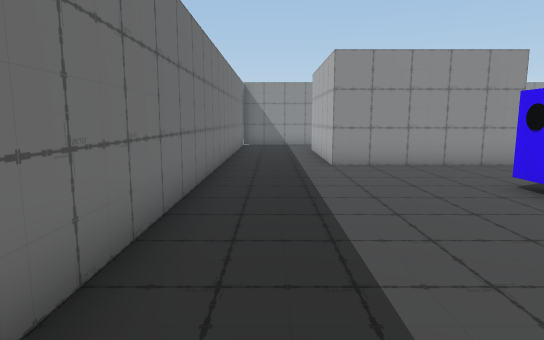
view 1 (above)

17 first-person views from a walk through a scene from a Unity 3-D project. The camera is 1.2 m above the floor, tilts 8° down and sees 75° across. The floor is counted in squares, 1 m on a side. Each view is taken from the middle of a square. On the plan, view 1 faces up. The plan holds only what a view shows up to about 14 squares ahead; the rest is blank. The place goes on beyond the plan.

view 2
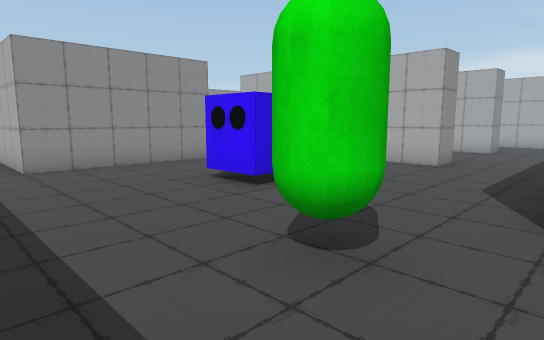

view 3
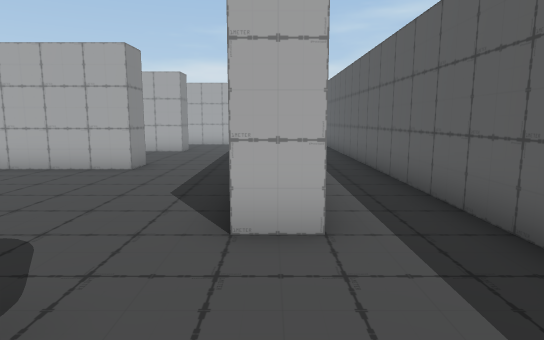

view 4
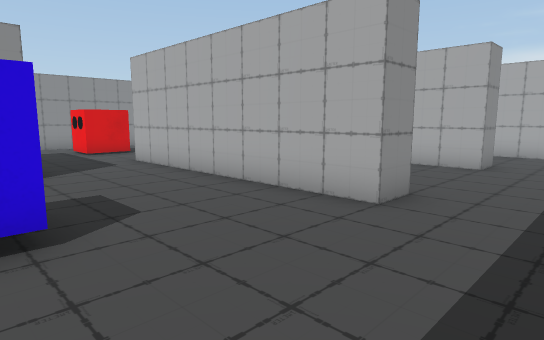

view 5
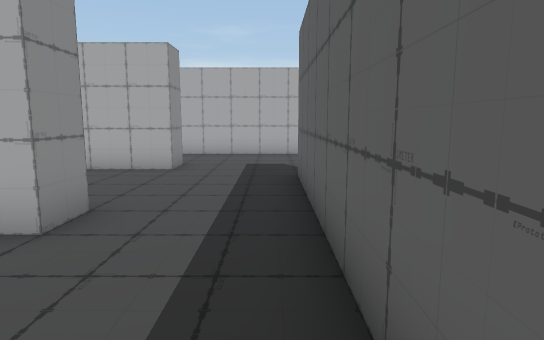

view 6
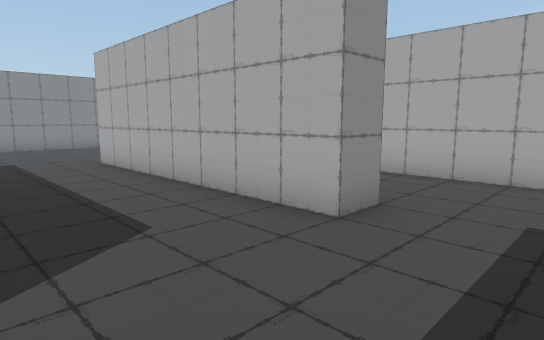

view 7
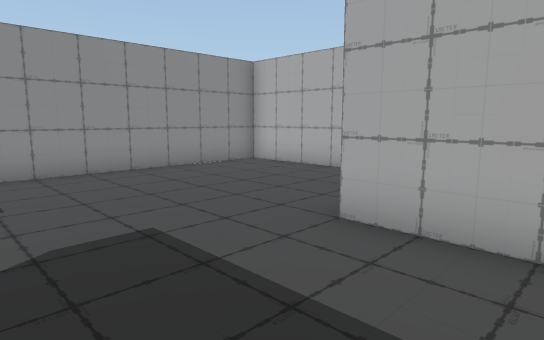

view 8
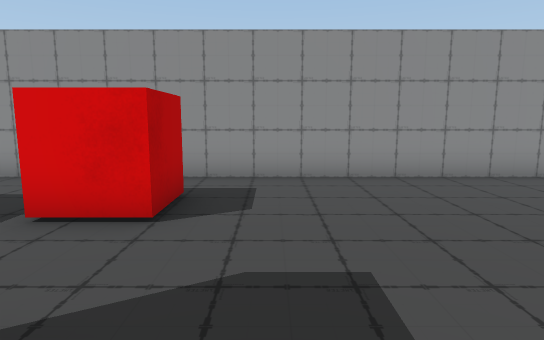

view 9
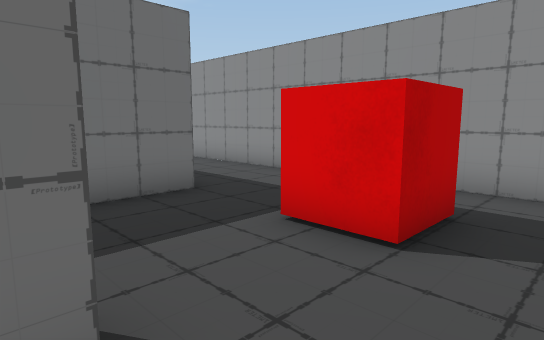

view 10
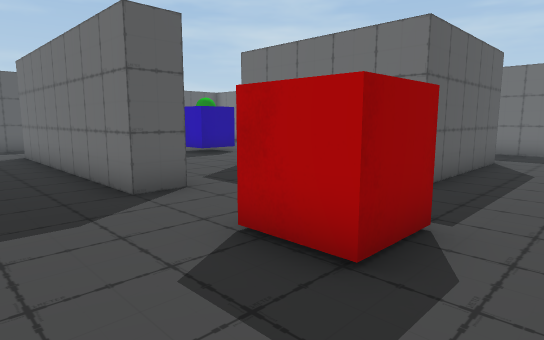

view 11
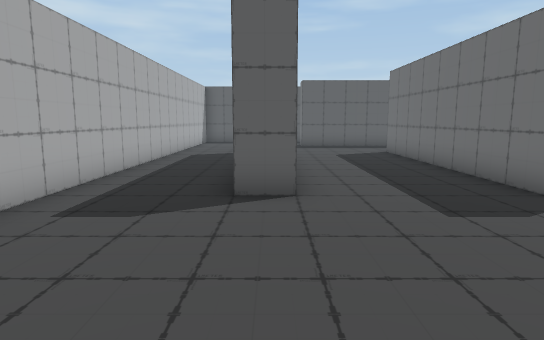

view 12
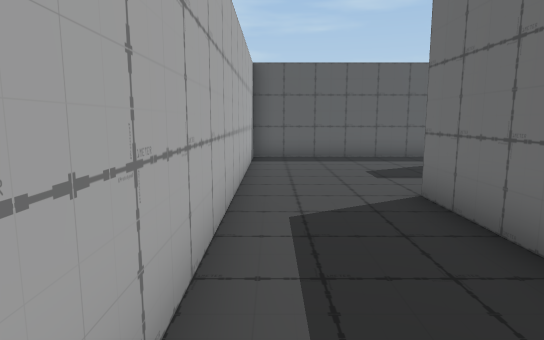

view 13
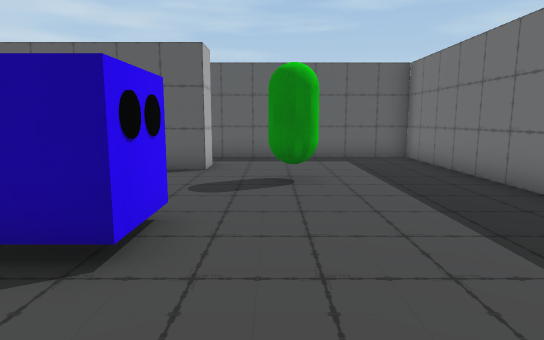

view 14
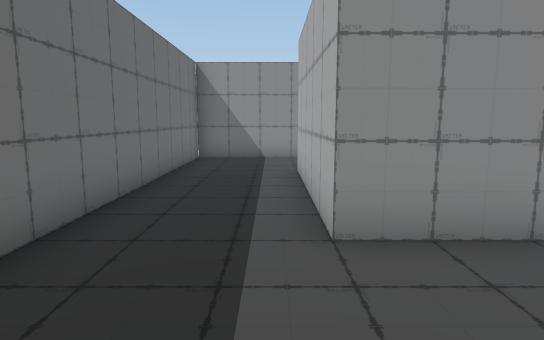

view 15
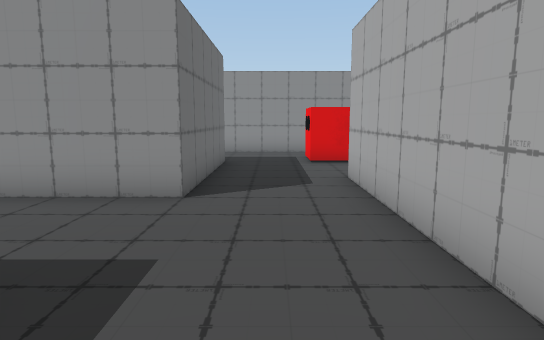

view 16
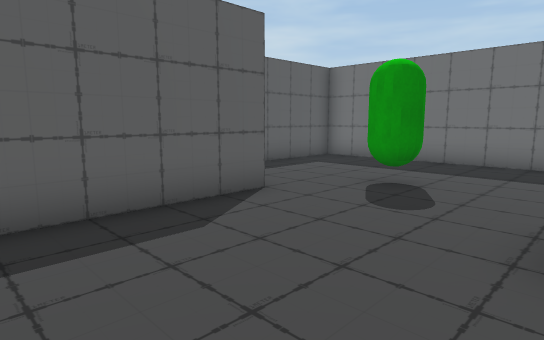

view 17
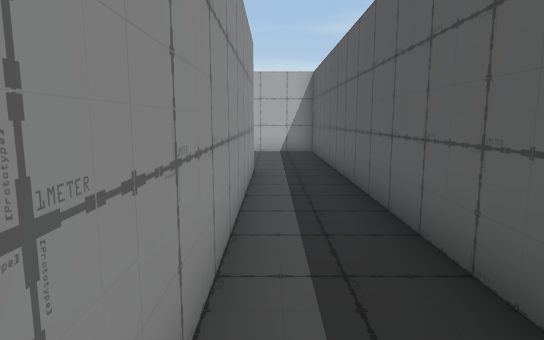

### Floor plan
Points are (right, up) in squares from view 1. A wall is a line through its corners. A room is listed if a view was taken in it or the views show most of it. See-through windows are left out.
Room 1 (views 1, 2, 3, 4, 5, 6, 7, 8, 9, 10, 11, 12, 13, 14, 15, 16, 17)
walls: (9.6, 3.4) (9.6, 11.4) (10.6, 11.4) (10.6, 3.4) (9.6, 3.4); (15.6, 6) (15.6, 3.4) (14.6, 3.4) (14.6, 11.4) (15.6, 11.4); (6.6, 14.5) (6.6, 9.4) (1.6, 9.4) (1.6, 14.4) (6.1, 14.4); (4.6, -0.6) (4.6, 0.4) (13.6, 0.4); (13.5, -0.6) (5.5, -0.6); (18.6, 14) (18.6, 17.4) (-1.4, 17.4) (-1.4, -2.6) (18.6, -2.6) (18.6, 12.5)
objects: other object (2, 2) to (3, 2); other object (5, 5) to (6, 6); other object (9, 14) to (10, 15)

Positions as (right, up) in squares from view 1, and headings:
1: (0, 0), facing up
2: (0, 0), facing up-right
3: (1, 0), facing right
4: (5, 1), facing up-right
5: (6, 1), facing right
6: (11, 1), facing up-right
7: (11, 9), facing up-right
8: (12, 10), facing up
9: (12, 11), facing up-left
10: (13, 17), facing down-left
11: (15, 17), facing down
12: (18, 9), facing down
13: (3, 9), facing down
14: (1, 6), facing up
15: (8, 4), facing up
16: (9, 5), facing down-left
17: (5, -1), facing right
